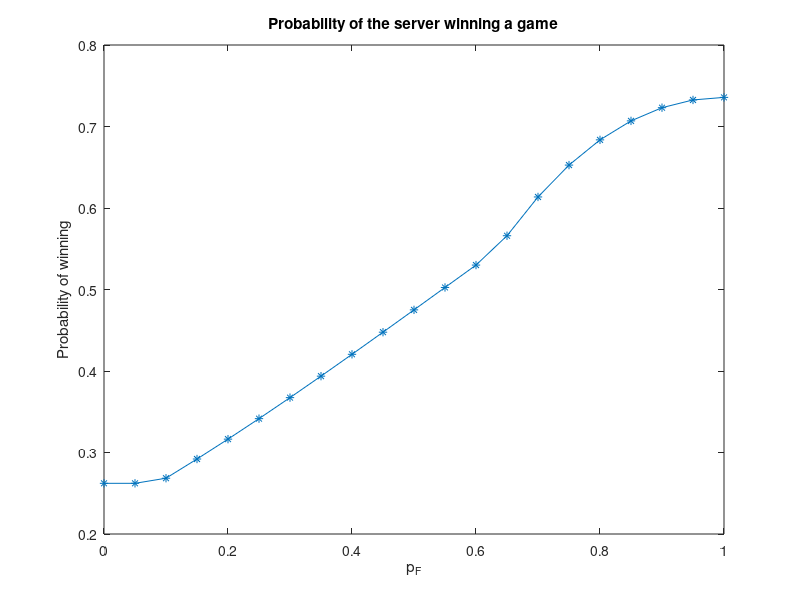

The MATLAB script that drew this image:
%% Code for Problem Set 2 Exercise 1.2 (Value Iteration Algorithm)
% Book: Dynamic Programming andOptimal Control by Dimitri P. Bertsekas, Vol. I, 3rd edition, 2005, 558 pages, hardcover
% Problem (BERTSEKAS, p. 445, exercise 7.1, Lecture 4)

%% clear workspace and command window
clear all;
close all;
clc;

%% Given Parameters from Problem Statement
% Landing probability
p(2) = 0.95; % Slow serve: p_S

% Winning probability
q(1) = 0.6; % Fast serve: q_F
q(2) = 0.4; % Slow serve: q_S

% Define value iteration error convergence criteria
err = 1e-100;

% Define vector of incremental values for p(1)
p_incr_vec = 0 : 0.05 : 1;
prob_win_vec = zeros(1, length(p_incr_vec)); % probability of winning

%% Start Value Iteration
for p_incr = p_incr_vec
    % Landing probability
	p(1) = p_incr;
    % Initialize costs to 1
    J = ones(4, 4, 2);
    % Initialize the optimal control policy: 1 is Fast serve, 2 is Slow serve
    FVal = ones(4, 4, 2);
    % Initialize cost-to-go
    costToGo = zeros(4, 4, 2);
    % Iterate until cost converged
    counter = 0;
    while (1)
        counter = counter + 1;
        % Update value
        for i = 1:3
            [costToGo(4,i,1),FVal(4,i,1)] = max(q.*p + (1-q).*p.*J(4,i+1,1)+(1-p).*J(4,i,2));
            [costToGo(4,i,2),FVal(4,i,2)] = max(q.*p + (1-q.*p).*J(4,i+1,1));
            [costToGo(i,4,1),FVal(i,4,1)] = max(q.*p.*J(i+1,4,1) + (1-p).*J(i,4,2));
            [costToGo(i,4,2),FVal(i,4,2)] = max(q.*p.*J(i+1,4,1));
            for j = 1:3
                [costToGo(i,j,1),FVal(i,j,1)] = max(q.*p.*J(i+1,j,1) + (1-q).*p.*J(i,j+1,1)+(1-p).*J(i,j,2));
                [costToGo(i,j,2),FVal(i,j,2)] = max(q.*p.*J(i+1,j,1) + (1-q.*p).*J(i,j+1,1));
            end
        end
        [costToGo(4,4,1),FVal(4,4,1)] = max(q.*p.*J(4,3,1) + (1-q).*p.*J(3,4,1)+(1-p).*J(4,4,2));
        [costToGo(4,4,2),FVal(4,4,2)] = max(q.*p.*J(4,3,1) + (1-q.*p).*J(3,4,1));
        % Check if converged
        if (max(max(max(abs(J-costToGo))))/max(max(max(abs(costToGo)))) < err)
            J = costToGo;
            break;
        else
            J = costToGo;
        end
    end
    
    % Probability of player 1 winning the game
    prob_win_vec(p_incr == p_incr_vec)=J(1, 1, 1);
    
    % Display
    disp(['Iterations needed:',num2str(counter,'%9.0f'),' For p_F = ',num2str(p_incr,'%9.2f'),', winning probability is ',num2str(J(1, 1, 1),'%9.2f')]);
end

%% Plot
figure(1);
plot(p_incr_vec, prob_win_vec,'*-');
title('Probability of the server winning a game');
xlabel('p_F'); ylabel('Probability of winning');

